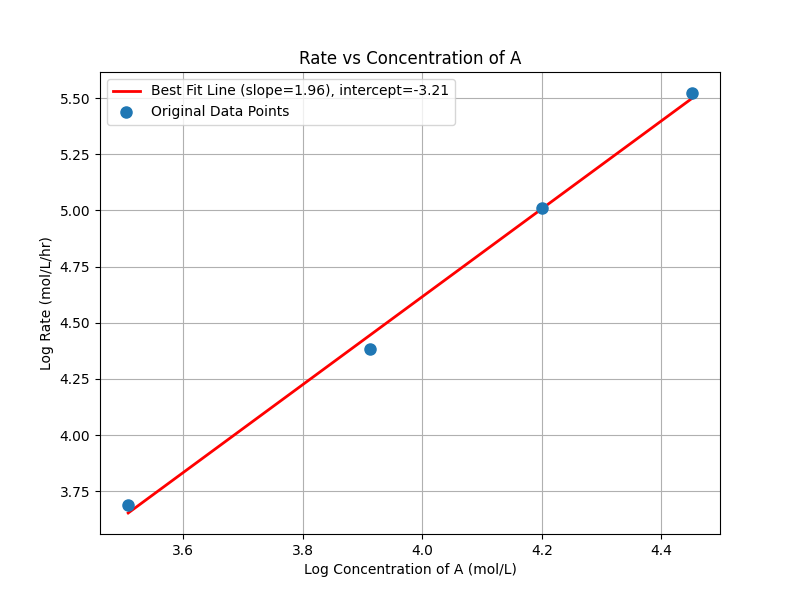

Source code (Python):
import numpy as np
import matplotlib.pyplot as plt

#? Given data points
v_0 = np.array([10,3,1.2,0.5]) #L/hr
c_a = np.array([85.7,66.7,50,33.4]) #mol/L
V = 1 #L
c_a_0 = 100 # Initial concentration

X = 2*(c_a_0 - c_a)/(2*c_a_0 - c_a)

rate = -(v_0*c_a_0 - v_0*(1-(X/2))*c_a)/V

abs_rate = np.abs(rate)

slope, intercept = np.polyfit(np.log(c_a), np.log(abs_rate), 1)

plt.figure(figsize=(8,6))
plt.plot(np.log(c_a), slope*np.log(c_a) + intercept, label=f'Best Fit Line (slope={slope:.2f}), intercept={intercept:.2f}', color='red', linewidth=2)
plt.plot(np.log(c_a), np.log(abs_rate), marker='o', label='Original Data Points', linestyle='', markersize=8)
plt.xlabel('Log Concentration of A (mol/L)')
plt.ylabel('Log Rate (mol/L/hr)')
plt.title('Rate vs Concentration of A')
plt.legend()
plt.grid(True)
plt.show()
